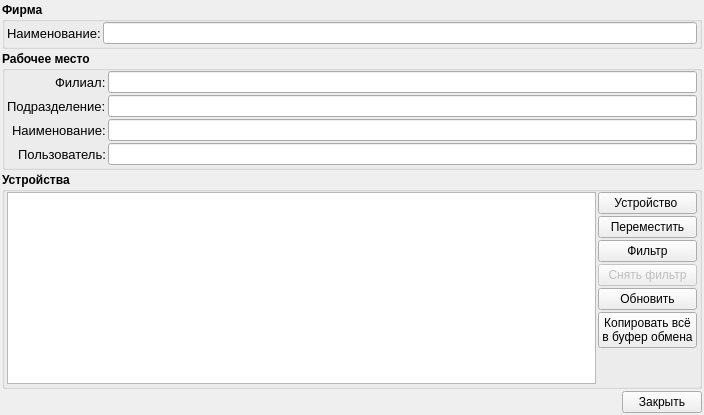
<?xml version="1.0" encoding="UTF-8"?>
<ui version="4.0">
 <class>Device</class>
 <widget class="QWidget" name="Device">
  <property name="geometry">
   <rect>
    <x>0</x>
    <y>0</y>
    <width>704</width>
    <height>415</height>
   </rect>
  </property>
  <property name="windowTitle">
   <string>Устройства</string>
  </property>
  <property name="windowIcon">
   <iconset resource="../icons.qrc">
    <normaloff>:/22x22/computers/ico/computer_22x22.png</normaloff>:/22x22/computers/ico/computer_22x22.png</iconset>
  </property>
  <layout class="QVBoxLayout" name="verticalLayout_2">
   <property name="spacing">
    <number>2</number>
   </property>
   <property name="leftMargin">
    <number>2</number>
   </property>
   <property name="topMargin">
    <number>2</number>
   </property>
   <property name="rightMargin">
    <number>2</number>
   </property>
   <property name="bottomMargin">
    <number>2</number>
   </property>
   <item>
    <widget class="QGroupBox" name="groupBox_4">
     <property name="font">
      <font>
       <weight>75</weight>
       <bold>true</bold>
      </font>
     </property>
     <property name="title">
      <string>Фирма</string>
     </property>
     <layout class="QFormLayout" name="formLayout_2">
      <property name="horizontalSpacing">
       <number>2</number>
      </property>
      <property name="verticalSpacing">
       <number>2</number>
      </property>
      <property name="leftMargin">
       <number>2</number>
      </property>
      <property name="topMargin">
       <number>0</number>
      </property>
      <property name="rightMargin">
       <number>2</number>
      </property>
      <property name="bottomMargin">
       <number>2</number>
      </property>
      <item row="0" column="0">
       <widget class="QLabel" name="label_4">
        <property name="font">
         <font>
          <pointsize>10</pointsize>
          <weight>50</weight>
          <bold>false</bold>
         </font>
        </property>
        <property name="text">
         <string>Наименование:</string>
        </property>
       </widget>
      </item>
      <item row="0" column="1">
       <widget class="QLineEdit" name="organization">
        <property name="readOnly">
         <bool>true</bool>
        </property>
       </widget>
      </item>
     </layout>
    </widget>
   </item>
   <item>
    <widget class="QGroupBox" name="groupBox">
     <property name="font">
      <font>
       <weight>75</weight>
       <bold>true</bold>
      </font>
     </property>
     <property name="title">
      <string>Рабочее место</string>
     </property>
     <layout class="QFormLayout" name="formLayout">
      <property name="fieldGrowthPolicy">
       <enum>QFormLayout::AllNonFixedFieldsGrow</enum>
      </property>
      <property name="labelAlignment">
       <set>Qt::AlignRight|Qt::AlignTrailing|Qt::AlignVCenter</set>
      </property>
      <property name="horizontalSpacing">
       <number>2</number>
      </property>
      <property name="verticalSpacing">
       <number>2</number>
      </property>
      <property name="leftMargin">
       <number>2</number>
      </property>
      <property name="topMargin">
       <number>0</number>
      </property>
      <property name="rightMargin">
       <number>2</number>
      </property>
      <property name="bottomMargin">
       <number>2</number>
      </property>
      <item row="0" column="0">
       <widget class="QLabel" name="label_5">
        <property name="font">
         <font>
          <pointsize>10</pointsize>
          <weight>50</weight>
          <bold>false</bold>
         </font>
        </property>
        <property name="text">
         <string>Филиал:</string>
        </property>
       </widget>
      </item>
      <item row="0" column="1">
       <widget class="QLineEdit" name="filial">
        <property name="readOnly">
         <bool>true</bool>
        </property>
       </widget>
      </item>
      <item row="1" column="0">
       <widget class="QLabel" name="label_3">
        <property name="font">
         <font>
          <pointsize>10</pointsize>
          <weight>50</weight>
          <bold>false</bold>
         </font>
        </property>
        <property name="text">
         <string>Подразделение:</string>
        </property>
       </widget>
      </item>
      <item row="1" column="1">
       <widget class="QLineEdit" name="WPDivision">
        <property name="readOnly">
         <bool>true</bool>
        </property>
       </widget>
      </item>
      <item row="2" column="0">
       <widget class="QLabel" name="label">
        <property name="font">
         <font>
          <pointsize>10</pointsize>
          <weight>50</weight>
          <bold>false</bold>
         </font>
        </property>
        <property name="text">
         <string>Наименование:</string>
        </property>
       </widget>
      </item>
      <item row="2" column="1">
       <widget class="QLineEdit" name="WPName">
        <property name="readOnly">
         <bool>true</bool>
        </property>
       </widget>
      </item>
      <item row="4" column="0">
       <widget class="QLabel" name="label_2">
        <property name="font">
         <font>
          <pointsize>10</pointsize>
          <weight>50</weight>
          <bold>false</bold>
         </font>
        </property>
        <property name="text">
         <string>Пользователь:</string>
        </property>
       </widget>
      </item>
      <item row="4" column="1">
       <widget class="QLineEdit" name="WPUser">
        <property name="readOnly">
         <bool>true</bool>
        </property>
       </widget>
      </item>
     </layout>
    </widget>
   </item>
   <item>
    <widget class="QGroupBox" name="groupBox_2">
     <property name="font">
      <font>
       <weight>75</weight>
       <bold>true</bold>
      </font>
     </property>
     <property name="title">
      <string>Устройства</string>
     </property>
     <layout class="QHBoxLayout" name="horizontalLayout">
      <property name="spacing">
       <number>2</number>
      </property>
      <property name="leftMargin">
       <number>2</number>
      </property>
      <property name="topMargin">
       <number>0</number>
      </property>
      <property name="rightMargin">
       <number>2</number>
      </property>
      <property name="bottomMargin">
       <number>2</number>
      </property>
      <item>
       <widget class="QTreeView" name="deviceView">
        <property name="contextMenuPolicy">
         <enum>Qt::CustomContextMenu</enum>
        </property>
        <property name="editTriggers">
         <set>QAbstractItemView::NoEditTriggers</set>
        </property>
        <property name="alternatingRowColors">
         <bool>true</bool>
        </property>
        <property name="sortingEnabled">
         <bool>true</bool>
        </property>
        <property name="allColumnsShowFocus">
         <bool>true</bool>
        </property>
       </widget>
      </item>
      <item>
       <layout class="QVBoxLayout" name="verticalLayout">
        <property name="spacing">
         <number>2</number>
        </property>
        <item>
         <widget class="QPushButton" name="buttonDevice">
          <property name="font">
           <font>
            <weight>50</weight>
            <bold>false</bold>
           </font>
          </property>
          <property name="text">
           <string>Устройство </string>
          </property>
          <property name="icon">
           <iconset resource="../icons.qrc">
            <normaloff>:/22x22/computers/ico/computer_22x22.png</normaloff>:/22x22/computers/ico/computer_22x22.png</iconset>
          </property>
         </widget>
        </item>
        <item>
         <widget class="QPushButton" name="buttonMove">
          <property name="font">
           <font>
            <weight>50</weight>
            <bold>false</bold>
           </font>
          </property>
          <property name="text">
           <string>Переместить</string>
          </property>
          <property name="icon">
           <iconset resource="../icons.qrc">
            <normaloff>:/16x16/move/ico/move_16x16.png</normaloff>:/16x16/move/ico/move_16x16.png</iconset>
          </property>
         </widget>
        </item>
        <item>
         <widget class="QPushButton" name="buttonDeviceFilter">
          <property name="font">
           <font>
            <weight>50</weight>
            <bold>false</bold>
           </font>
          </property>
          <property name="text">
           <string>Фильтр</string>
          </property>
          <property name="icon">
           <iconset resource="../icons.qrc">
            <normaloff>:/16x16/add/ico/add_filter_16x16.gif</normaloff>:/16x16/add/ico/add_filter_16x16.gif</iconset>
          </property>
         </widget>
        </item>
        <item>
         <widget class="QPushButton" name="buttonClearDeviceFilter">
          <property name="enabled">
           <bool>false</bool>
          </property>
          <property name="font">
           <font>
            <weight>50</weight>
            <bold>false</bold>
           </font>
          </property>
          <property name="text">
           <string>Снять фильтр</string>
          </property>
          <property name="icon">
           <iconset resource="../icons.qrc">
            <normaloff>:/16x16/cancelDel/ico/del_filter_16x16.gif</normaloff>:/16x16/cancelDel/ico/del_filter_16x16.gif</iconset>
          </property>
         </widget>
        </item>
        <item>
         <widget class="QPushButton" name="buttonUpdate">
          <property name="font">
           <font>
            <weight>50</weight>
            <bold>false</bold>
           </font>
          </property>
          <property name="text">
           <string>Обновить</string>
          </property>
          <property name="icon">
           <iconset resource="../icons.qrc">
            <normaloff>:/48x48/update/ico/update_48x48.png</normaloff>:/48x48/update/ico/update_48x48.png</iconset>
          </property>
         </widget>
        </item>
        <item>
         <widget class="QPushButton" name="buttonCopyAllInBufer">
          <property name="font">
           <font>
            <weight>50</weight>
            <bold>false</bold>
           </font>
          </property>
          <property name="text">
           <string>Копировать всё
в буфер обмена</string>
          </property>
          <property name="icon">
           <iconset resource="../icons.qrc">
            <normaloff>:/16x16/copy/ico/copy.png</normaloff>:/16x16/copy/ico/copy.png</iconset>
          </property>
         </widget>
        </item>
        <item>
         <spacer name="verticalSpacer">
          <property name="orientation">
           <enum>Qt::Vertical</enum>
          </property>
          <property name="sizeHint" stdset="0">
           <size>
            <width>20</width>
            <height>98</height>
           </size>
          </property>
         </spacer>
        </item>
       </layout>
      </item>
     </layout>
    </widget>
   </item>
   <item>
    <layout class="QHBoxLayout" name="horizontalLayout_3">
     <item>
      <spacer name="horizontalSpacer">
       <property name="orientation">
        <enum>Qt::Horizontal</enum>
       </property>
       <property name="sizeHint" stdset="0">
        <size>
         <width>40</width>
         <height>20</height>
        </size>
       </property>
      </spacer>
     </item>
     <item>
      <widget class="QPushButton" name="buttonClose">
       <property name="text">
        <string>Закрыть</string>
       </property>
       <property name="icon">
        <iconset resource="../icons.qrc">
         <normaloff>:/16x16/cancelDel/ico/button_cancel_16x16 (1).png</normaloff>:/16x16/cancelDel/ico/button_cancel_16x16 (1).png</iconset>
       </property>
      </widget>
     </item>
    </layout>
   </item>
  </layout>
  <action name="actionAddNewDevice">
   <property name="icon">
    <iconset resource="../icons.qrc">
     <normaloff>:/16x16/add/ico/add_computer_16x16.gif</normaloff>:/16x16/add/ico/add_computer_16x16.gif</iconset>
   </property>
   <property name="text">
    <string>Добавить новое</string>
   </property>
   <property name="toolTip">
    <string>Добавить новое</string>
   </property>
  </action>
  <action name="actionAddDevice">
   <property name="icon">
    <iconset resource="../icons.qrc">
     <normaloff>:/16x16/add/ico/add_16x16.png</normaloff>:/16x16/add/ico/add_16x16.png</iconset>
   </property>
   <property name="text">
    <string>Добавить</string>
   </property>
   <property name="toolTip">
    <string>Добавить</string>
   </property>
  </action>
  <action name="actionDelDevice">
   <property name="icon">
    <iconset resource="../icons.qrc">
     <normaloff>:/16x16/cancelDel/ico/del_computer_16x16.gif</normaloff>:/16x16/cancelDel/ico/del_computer_16x16.gif</iconset>
   </property>
   <property name="text">
    <string>Удалить</string>
   </property>
   <property name="toolTip">
    <string>Удалить</string>
   </property>
  </action>
  <action name="actionMoveDevice">
   <property name="icon">
    <iconset resource="../icons.qrc">
     <normaloff>:/16x16/move/ico/move_16x16.png</normaloff>:/16x16/move/ico/move_16x16.png</iconset>
   </property>
   <property name="text">
    <string>Переместить</string>
   </property>
   <property name="toolTip">
    <string>Переместить</string>
   </property>
  </action>
  <action name="actionAddNewDiviceInComposition">
   <property name="icon">
    <iconset resource="../icons.qrc">
     <normaloff>:/16x16/add/ico/add_cart_16x16.gif</normaloff>:/16x16/add/ico/add_cart_16x16.gif</iconset>
   </property>
   <property name="text">
    <string>Добавить новое в состав</string>
   </property>
   <property name="toolTip">
    <string>Добавить новое в состав</string>
   </property>
  </action>
  <action name="actionEditDevice">
   <property name="icon">
    <iconset resource="../icons.qrc">
     <normaloff>:/16x16/edit/ico/edit_16x16.png</normaloff>:/16x16/edit/ico/edit_16x16.png</iconset>
   </property>
   <property name="text">
    <string>Редактировать</string>
   </property>
   <property name="toolTip">
    <string>Редактировать</string>
   </property>
  </action>
  <action name="actionHistoryMoved">
   <property name="icon">
    <iconset resource="../icons.qrc">
     <normaloff>:/32x32/journal/ico/journal_32x32.png</normaloff>:/32x32/journal/ico/journal_32x32.png</iconset>
   </property>
   <property name="text">
    <string>История перемещений</string>
   </property>
   <property name="toolTip">
    <string>История перемещений устройства</string>
   </property>
  </action>
  <action name="actionCopyDeviceInBufer">
   <property name="icon">
    <iconset resource="../icons.qrc">
     <normaloff>:/16x16/copy/ico/copy.png</normaloff>:/16x16/copy/ico/copy.png</iconset>
   </property>
   <property name="text">
    <string>Копировать в буфер</string>
   </property>
   <property name="toolTip">
    <string>Копировать в буфер обмена</string>
   </property>
  </action>
  <action name="actionCreateCopy">
   <property name="icon">
    <iconset resource="../icons.qrc">
     <normaloff>:/16x16/copy/ico/copy_16x16.png</normaloff>:/16x16/copy/ico/copy_16x16.png</iconset>
   </property>
   <property name="text">
    <string>Сделать копию</string>
   </property>
   <property name="toolTip">
    <string>Сделать копию устройства</string>
   </property>
  </action>
 </widget>
 <resources>
  <include location="../icons.qrc"/>
 </resources>
 <connections/>
</ui>
